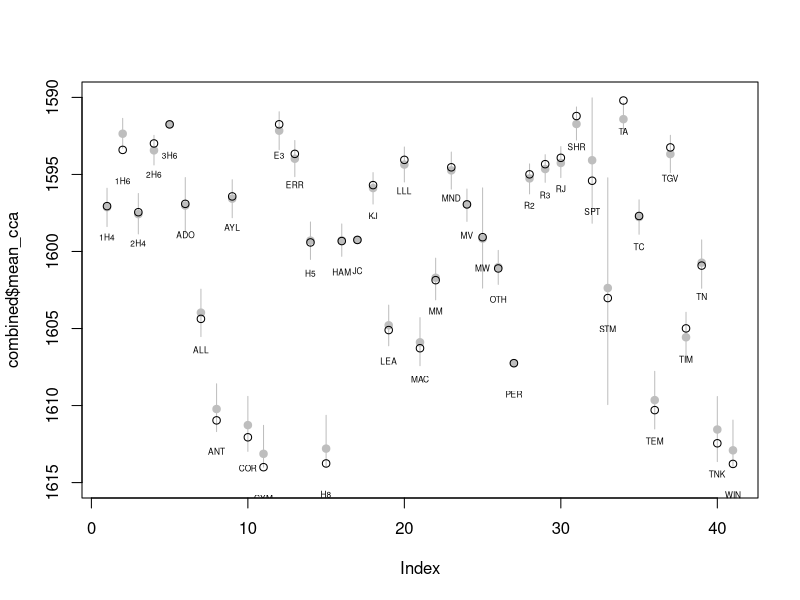
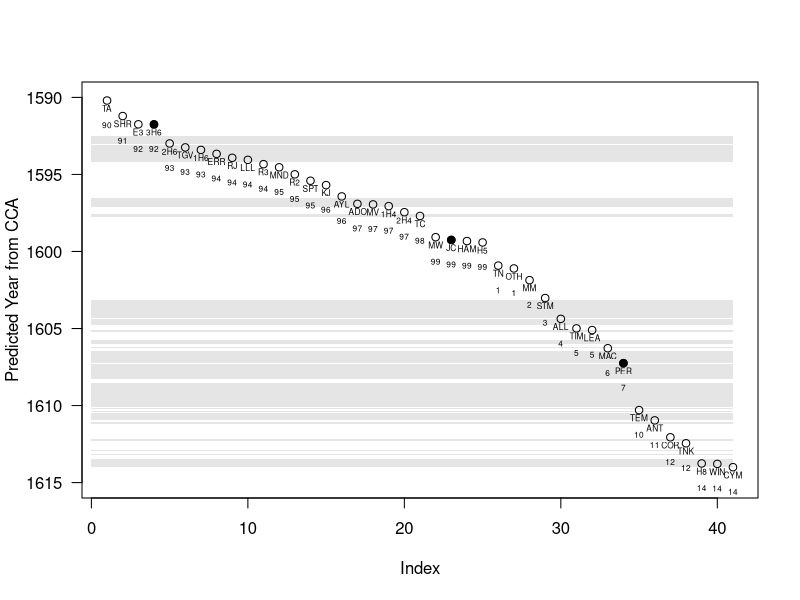
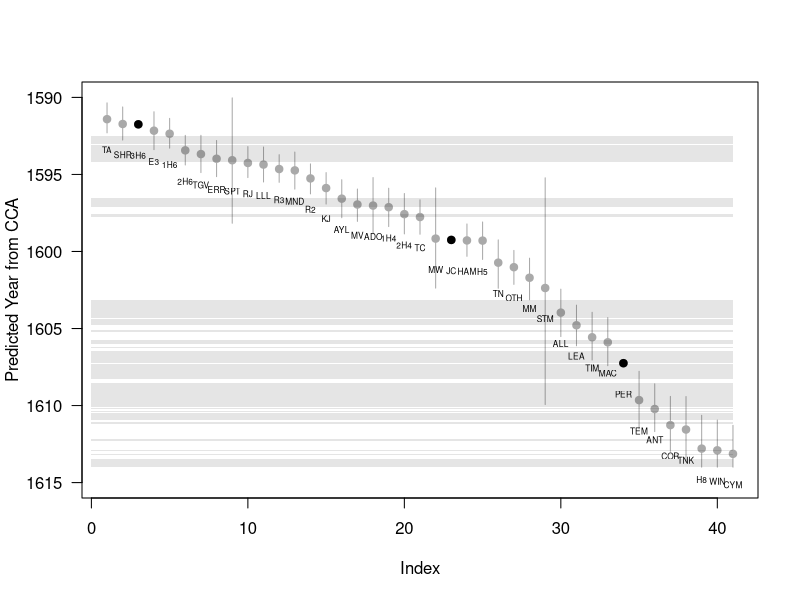
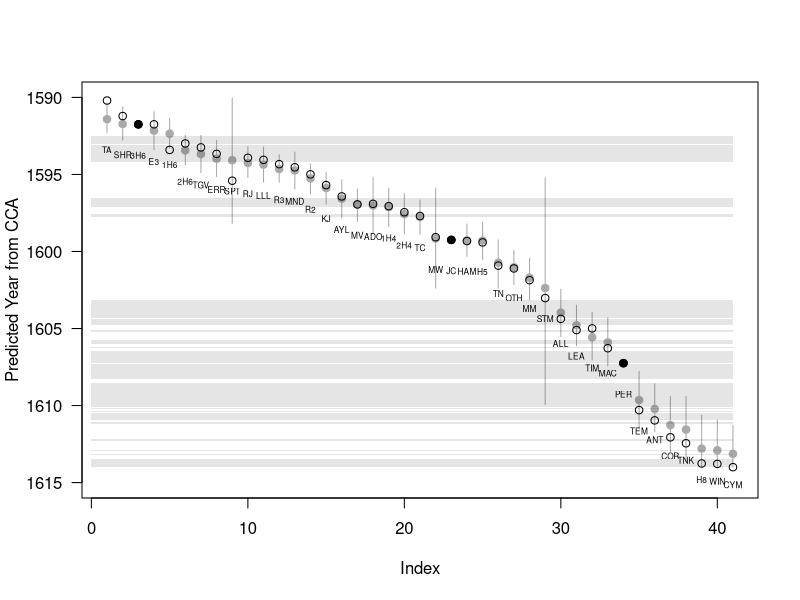
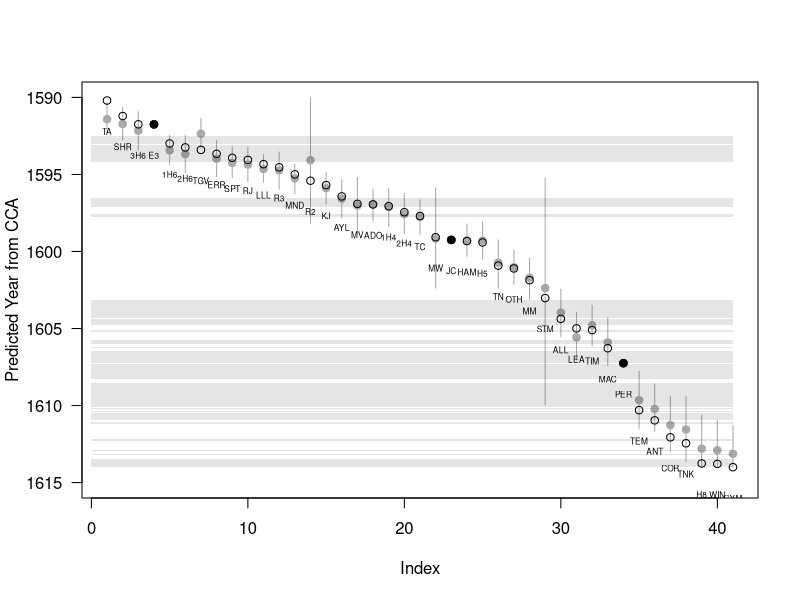
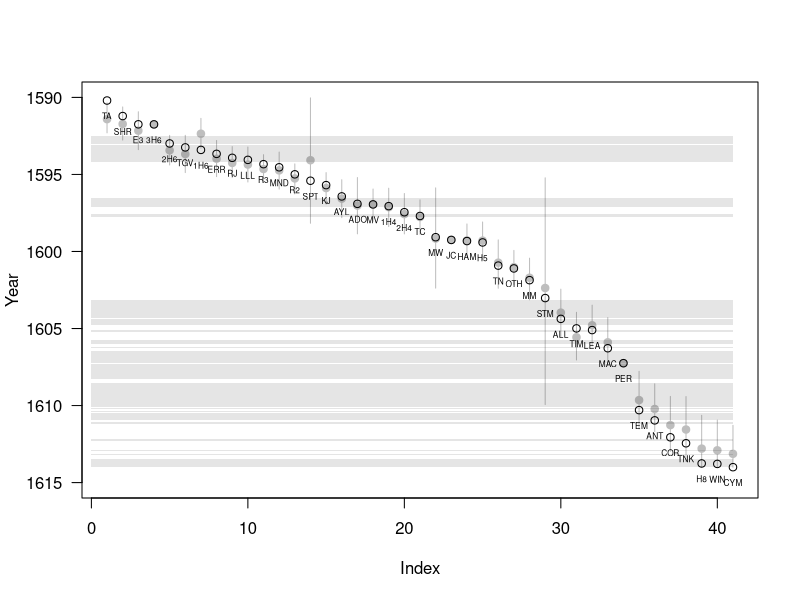

Reproduce these figures in R, in order.

setwd("~/Documents/shakespeare-chronordination")
library(scales)
#data = read.csv('cca_prediction_march2014.csv')
data = read.csv('cca_prediction_march2014_tempest.csv')


#boot = read.table('boots.txt')
boot = read.table('boots_tempest.txt')
boot = read.table('boots_verse.txt')
names = read.csv('cca_bootstrap_play_titles.csv',header=F)
#names = read.table('raw_data_titles.txt')
names = names[,1]

boot_means = apply(boot,1,mean)
x = apply(boot,1,quantile,probs=c(.025,.975))
status = read.csv('playhouse_status_august_2013.csv')

open = status$date[status$status=='open']
close = status$date[status$status=='closed']


output = data.frame(names,boot_means,t(x))
names(output) = c('play','mean_cca','lower_95','upper_95')


combined = merge(data[,1:2],output,by.x='Title',by.y='play')
levels(combined$Title)[which(levels(combined$Title)=='ALL')] = 'AWW'
levels(combined$Title)[which(levels(combined$Title)=='KJ')] = 'JN'
levels(combined$Title)[which(levels(combined$Title)=='LEA')] = 'LR'
levels(combined$Title)[which(levels(combined$Title)=='RJ')] = 'ROM'
levels(combined$Title)[which(levels(combined$Title)=='TEM')] = 'TMP'
levels(combined$Title)[which(levels(combined$Title)=='TC')] = 'TRO'
levels(combined$Title)[which(levels(combined$Title)=='MW')] = 'WIV'
levels(combined$Title)[which(levels(combined$Title)=='WIN')] = 'WT'



plot(combined$mean_cca,pch=19,col='grey',ylim=c(1615,1590))
segments(1:41,combined$lower_95,1:41,combined$upper_95,col='grey')
points(combined$cca_prediction)
text(1:41,combined$cca_prediction+2,labels=combined$Title,cex=.5)


plot(sort(combined$cca_prediction),ylim=c(1615,1590),type='n',ylab='Predicted Year from CCA',las=1)
points(1:41,combined$cca_prediction[order(combined$cca_prediction)])
anchors = which(combined$Title[order(combined$cca_prediction)]=='3H6'|combined$Title[order(combined$cca_prediction)]=='JC'|combined$Title[order(combined$cca_prediction)]=='PER')
points(c(1:41)[anchors],combined$cca_prediction[order(combined$cca_prediction)][anchors],col='black',pch=19)
for (i in 1:length(close)) {
  polygon(c(0,0,41,41),c(close[i],open[i+1],open[i+1],close[i]),col=alpha('black',.1),border=NA)
}
text(1:41,sort(combined$cca_prediction)+.5,combined$Title[order(combined$cca_prediction)],cex=.5)
text(1:41,combined$cca_prediction[order(combined$cca_prediction)]+1,round(combined$cca_prediction[order(combined$cca_prediction)])-c(rep(1500,25),rep(1600,41-25)),cex=.5,adj=c(.5,1.75))



plot(sort(combined$mean_cca),ylim=c(1615,1590),type='n',ylab='Predicted Year from CCA',las=1)
#abline(h=c(1590,1600,1610),lty=3,col='lightgrey',lwd=2)
segments(c(1:41),combined$lower_95[order(combined$mean_cca)],c(1:41),combined$upper_95[order(combined$mean_cca)],col='darkgrey')
points(sort(combined$mean_cca),pch=19,col='darkgrey')
text(1:41,sort(combined$mean_cca)+2,combined$Title[order(combined$mean_cca)],cex=.5)
anchors = which(combined$Title[order(combined$mean_cca)]=='3H6'|combined$Title[order(combined$mean_cca)]=='JC'|combined$Title[order(combined$mean_cca)]=='PER')
points(c(1:41)[anchors],combined$cca_prediction[order(combined$cca_prediction)][anchors],col='black',pch=19)
for (i in 1:length(close)) {
  polygon(c(0,0,41,41),c(close[i],open[i+1],open[i+1],close[i]),col=alpha('black',.1),border=NA)
}


plot(sort(combined$mean_cca),ylim=c(1615,1590),type='n',ylab='Predicted Year from CCA',las=1)
#abline(h=c(1590,1600,1610),lty=3,col='lightgrey',lwd=2)
segments(c(1:41),combined$lower_95[order(combined$mean_cca)],c(1:41),combined$upper_95[order(combined$mean_cca)],col='darkgrey')
points(sort(combined$mean_cca),pch=19,col='darkgrey')
text(1:41,sort(combined$mean_cca)+2,combined$Title[order(combined$mean_cca)],cex=.5)
points(1:41,combined$cca_prediction[order(combined$mean_cca)])
anchors = which(combined$Title[order(combined$mean_cca)]=='3H6'|combined$Title[order(combined$mean_cca)]=='JC'|combined$Title[order(combined$mean_cca)]=='PER')
points(c(1:41)[anchors],combined$cca_prediction[order(combined$cca_prediction)][anchors],col='black',pch=19)
for (i in 1:length(close)) {
  polygon(c(0,0,41,41),c(close[i],open[i+1],open[i+1],close[i]),col=alpha('black',.1),border=NA)
}



plot(sort(combined$mean_cca),ylim=c(1615,1590),type='n',ylab='Predicted Year from CCA',las=1)
#abline(h=c(1590,1600,1610),lty=3,col='lightgrey',lwd=2)
segments(c(1:41),combined$lower_95[order(combined$cca_prediction)],c(1:41),combined$upper_95[order(combined$cca_prediction)],col='darkgrey')
points(combined$mean_cca[order(combined$cca_prediction)],pch=19,col='darkgrey')
text(1:41,sort(combined$cca_prediction)+2,combined$Title[order(combined$mean_cca)],cex=.5)
points(1:41,sort(combined$cca_prediction))
anchors = which(combined$Title[order(combined$cca_prediction)]=='3H6'|combined$Title[order(combined$cca_prediction)]=='JC'|combined$Title[order(combined$cca_prediction)]=='PER')
points(c(1:41)[anchors],combined$cca_prediction[order(combined$cca_prediction)][anchors],col='black',pch=19)
for (i in 1:length(close)) {
  polygon(c(0,0,41,41),c(close[i],open[i+1],open[i+1],close[i]),col=alpha('black',.1),border=NA)
}



sorted = combined[order(combined$cca_prediction),]


plot(sorted$mean_cca,pch=19,col='grey',ylim=c(1615,1590),ylab='Year',las=1)
segments(1:41,sorted$lower_95,1:41,sorted$upper_95,col='grey')
points(sorted$cca_prediction)
text(1:41,sorted$cca_prediction+1,labels=sorted$Title,cex=.5)
for (i in 1:length(close)) {
  polygon(c(0,0,41,41),c(close[i],open[i+1],open[i+1],close[i]),col=alpha('black',.1),border=NA)
}

write.csv(sorted,'sorted_cca_predictions_march2014.csv',row.names=F)
write.csv(sorted,'sorted_cca_predictions_verselines.csv',row.names=F)

write.csv(combined,'cca_bootstrap_confidence_intervals_march2014.csv',row.names=F)
